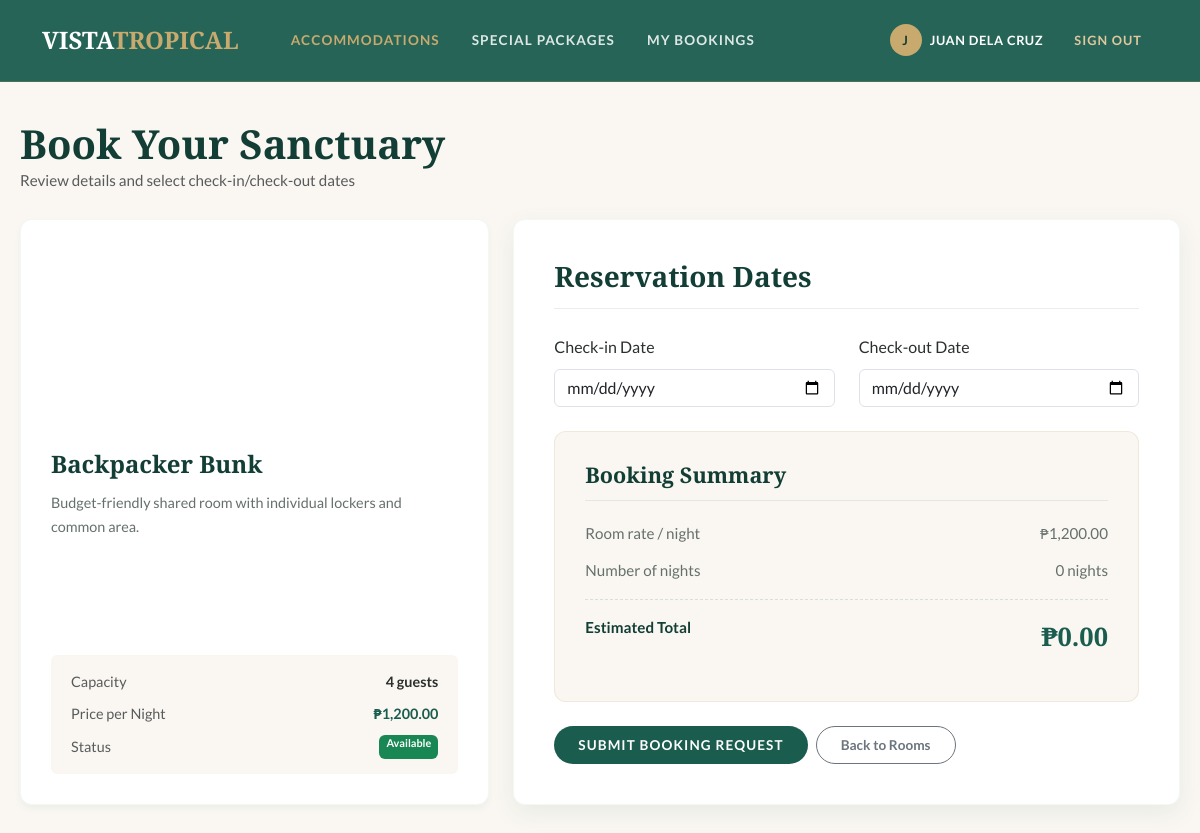
The app's page /customer/reserve.php?id=6 (signed in) with its own data.
### tables this page shows
CREATE TABLE `tbl_accommodations` (
  `accommodation_id` int(11) NOT NULL,
  `accommodation_name` varchar(100) NOT NULL,
  `description` text DEFAULT NULL,
  `capacity` int(11) NOT NULL,
  `price_per_night` decimal(10,2) NOT NULL,
  `availability_status` enum('available','unavailable') NOT NULL DEFAULT 'available',
  `image_url` varchar(255) DEFAULT NULL
);

### customer/reserve.php (the view, shortened to what this page needs)
<?php
require_once 'includes/header.php';
require_once '../db.php';
$id = (int)($_GET['id'] ?? 0);
$room = mysqli_fetch_assoc(mysqli_query($conn, "SELECT * FROM tbl_accommodations WHERE accommodation_id = $id AND availability_status = 'available'"));
function get_accommodation_image($name, $image_url = null) {
    if (!empty($image_url)) {
        return '../' . $image_url;
    }
}
?>
<?php include 'includes/navbar.php'; ?>
<div class="portal-container">
    <div class="portal-section-title">
        <div>
            <h1 class="text-serif m-0">Book Your Sanctuary</h1>
            <p class="text-muted m-0" style="font-size: 0.95rem;">Review details and select check-in/check-out dates</p>
        </div>
    </div>
    <div class="row g-4">
        <div class="col-lg-5">
            <div class="resort-card">
                <div class="resort-card-img-wrapper" style="background-image: url('<?= get_accommodation_image($room['accommodation_name'], $room['image_url']) ?>'); height:200px;"></div>
                <div class="resort-card-body">
                    <h3 class="resort-card-title"><?= htmlspecialchars($room['accommodation_name']) ?></h3>
                    <p class="resort-card-text" style="font-size: 0.9rem; margin-bottom: 20px;"><?= htmlspecialchars($room['description']) ?></p>
                    <div style="background-color: var(--resort-cream); border-radius: var(--radius-sm); padding: 15px 20px; font-size: 0.9rem;">
                        <div class="d-flex justify-content-between mb-2">
                            <span class="text-muted">Capacity</span>
                            <span class="fw-bold"><?= $room['capacity'] ?> guests</span>
                        </div>
                        <div class="d-flex justify-content-between mb-2">
                            <span class="text-muted">Price per Night</span>
                            <span class="fw-bold text-teal">₱<?= number_format($room['price_per_night'], 2) ?></span>
                        </div>
                        <div class="d-flex justify-content-between">
                            <span class="text-muted">Status</span>
                            <span class="badge bg-success text-white">Available</span>
                        </div>
                    </div>
                </div>
            </div>
        </div>
        <div class="col-lg-7">
            <div class="portal-form-card">
                <h3 class="text-serif mb-4" style="border-bottom: 1px solid rgba(26,92,78,0.1); padding-bottom: 15px;">Reservation Dates</h3>
                <form method="POST" action="">
                    <div class="row mb-4">
                        <div class="col-md-6 mb-3 mb-md-0">
                            <label for="check_in_date" class="form-label">Check-in Date</label>
                            <input type="date" class="form-control" id="check_in_date" name="check_in_date" required min="<?= date('Y-m-d') ?>">
                        </div>
                        <div class="col-md-6">
                            <label for="check_out_date" class="form-label">Check-out Date</label>
                            <input type="date" class="form-control" id="check_out_date" name="check_out_date" required min="<?= date('Y-m-d', strtotime('+1 day')) ?>">
                        </div>
                    </div>
                    <div class="booking-summary-box mb-4">
                        <h3 class="text-serif">Booking Summary</h3>
                        <div class="booking-summary-row">
                            <span>Room rate / night</span>
                            <span>₱<?= number_format($room['price_per_night'], 2) ?></span>
                        </div>
                        <div class="booking-summary-row">
                            <span>Number of nights</span>
                            <span id="nights-display">0 nights</span>
                        </div>
                        <div class="booking-summary-row total">
                            <span>Estimated Total</span>
                            <span class="price-amount" id="total-price">₱0.00</span>
                        </div>
                    </div>
                    <div class="d-flex gap-2">
                        <button type="submit" class="btn btn-resort btn-resort-teal px-4 py-2" style="font-size:0.85rem; border-radius:30px;">Submit Booking Request</button>
                        <a href="rooms.php" class="btn btn-outline-secondary py-2 px-4" style="border-radius: 30px; font-weight: 700; font-size: 0.85rem;">Back to Rooms</a>
                    </div>
                </form>
            </div>
        </div>
    </div>
</div>
</body>
</html>

### assets/css/customer.css (style rules this page uses)
:root { --resort-teal: #1a5c4e; --resort-teal-light: #257e6c; --resort-teal-dark: #123e35; --resort-sand: #c8a96e; --resort-sand-light: #dfc89d; --resort-sand-dark: #a8884c; --resort-cream: #faf7f2; --resort-white: #ffffff; --resort-charcoal: #2b302e; --resort-muted: #65706c; --font-heading: 'Playfair Display', Georgia, serif; --font-body: 'Lato', system-ui, sans-serif; --radius-sm: 6px; --radius-md: 12px; --radius-lg: 20px; --shadow-sm: 0 4px 6px rgba(26, 92, 78, 0.05); --shadow-md: 0 8px 24px rgba(26, 92, 78, 0.08); --shadow-lg: 0 16px 40px rgba(26, 92, 78, 0.15); --transition-smooth: all 0.3s cubic-bezier(0.25, 0.8, 0.25, 1); }
body { font-family: var(--font-body); background-color: var(--resort-cream); color: var(--resort-charcoal); line-height: 1.7; margin: 0; padding: 0; }
h1, h2, h3, h4, h5, h6 { font-family: var(--font-heading); color: var(--resort-teal-dark); font-weight: 700; margin-top: 0; }
a { color: var(--resort-teal); text-decoration: none; transition: var(--transition-smooth); }
.text-serif { font-family: var(--font-heading); }
.text-teal { color: var(--resort-teal); }
.btn-resort { font-family: var(--font-body); font-weight: 700; text-transform: uppercase; letter-spacing: 0.08em; padding: 14px 32px; border-radius: 30px; font-size: 0.85rem; transition: var(--transition-smooth); border: none; display: inline-block; }
.btn-resort-teal { background-color: var(--resort-teal); color: var(--resort-white); }
.resort-card { background-color: var(--resort-white); border-radius: var(--radius-md); overflow: hidden; box-shadow: var(--shadow-sm); transition: var(--transition-smooth); height: 100%; display: flex; flex-direction: column; border: 1px solid rgba(26, 92, 78, 0.05); }
.resort-card-img-wrapper { position: relative; height: 240px; background-size: cover; background-position: center; }
.resort-card-body { padding: 30px; display: flex; flex-direction: column; flex-grow: 1; }
.resort-card-title { font-size: 1.5rem; margin-bottom: 12px; transition: var(--transition-smooth); }
.resort-card-text { color: var(--resort-muted); font-size: 0.95rem; margin-bottom: 24px; flex-grow: 1; }
.portal-container { max-width: 1200px; margin: 120px auto 60px; padding: 0 20px; }
.portal-section-title { font-size: 1.75rem; margin-bottom: 25px; display: flex; align-items: center; justify-content: space-between; }
.portal-form-card { background: var(--resort-white); border-radius: var(--radius-md); box-shadow: var(--shadow-md); border: 1px solid rgba(26, 92, 78, 0.05); padding: 40px; }
.booking-summary-box { background: var(--resort-cream); border-radius: var(--radius-md); padding: 30px; border: 1px solid rgba(200, 169, 110, 0.2); }
.booking-summary-box h3 { font-size: 1.35rem; margin-bottom: 20px; border-bottom: 1px solid rgba(26, 92, 78, 0.1); padding-bottom: 12px; }
.booking-summary-row { display: flex; justify-content: space-between; font-size: 0.95rem; margin-bottom: 12px; color: var(--resort-muted); }
.booking-summary-row.total { border-top: 1px dashed rgba(26, 92, 78, 0.15); padding-top: 15px; margin-top: 15px; font-weight: 700; color: var(--resort-teal-dark); }
.booking-summary-row.total .price-amount { font-family: var(--font-heading); font-size: 1.6rem; color: var(--resort-teal); }

### records on screen
tbl_accommodations: accommodation_name "Backpacker Bunk", description "Budget-friendly shared room with individual lockers and common area.", capacity "4", price_per_night "1,200.00"

### other values on screen
substr($_SESSION['full_name'], 0, 1) "J"
$_SESSION['full_name'] "JUAN DELA CRUZ"
